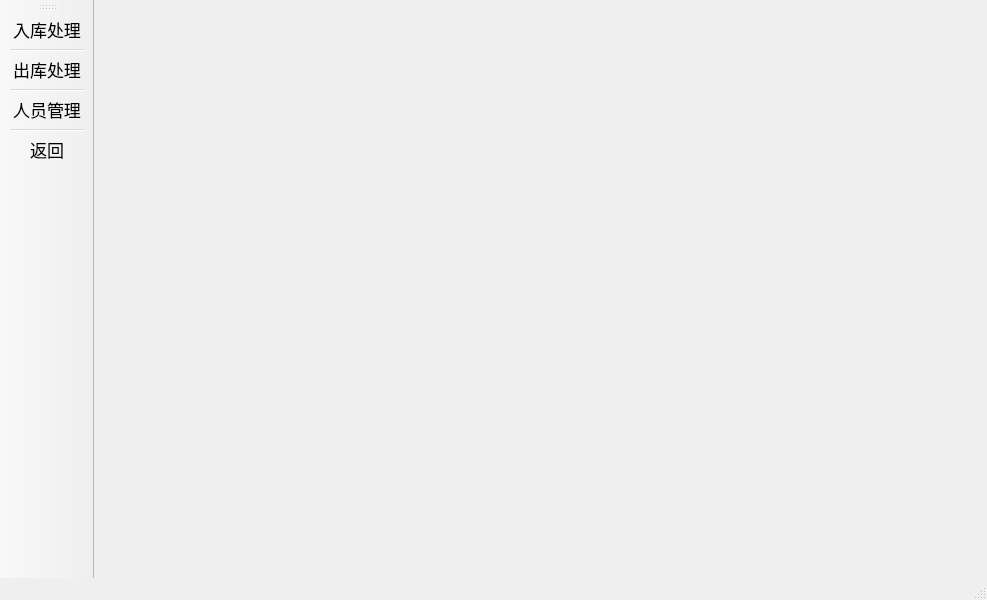
<?xml version="1.0" encoding="UTF-8"?>
<ui version="4.0">
 <class>AdminMainWindow</class>
 <widget class="QMainWindow" name="AdminMainWindow">
  <property name="geometry">
   <rect>
    <x>0</x>
    <y>0</y>
    <width>987</width>
    <height>600</height>
   </rect>
  </property>
  <property name="windowTitle">
   <string>MainWindow</string>
  </property>
  <widget class="QWidget" name="centralwidget">
   <layout class="QGridLayout" name="gridLayout">
    <item row="0" column="0">
     <widget class="QWidget" name="widget" native="true">
      <property name="sizePolicy">
       <sizepolicy hsizetype="Expanding" vsizetype="Expanding">
        <horstretch>0</horstretch>
        <verstretch>0</verstretch>
       </sizepolicy>
      </property>
     </widget>
    </item>
   </layout>
  </widget>
  <widget class="QStatusBar" name="statusbar"/>
  <widget class="QToolBar" name="toolBar">
   <property name="windowTitle">
    <string>toolBar</string>
   </property>
   <attribute name="toolBarArea">
    <enum>LeftToolBarArea</enum>
   </attribute>
   <attribute name="toolBarBreak">
    <bool>false</bool>
   </attribute>
   <addaction name="actionDealInorder"/>
   <addaction name="separator"/>
   <addaction name="actionDealOutorder"/>
   <addaction name="separator"/>
   <addaction name="actionManageStaff"/>
   <addaction name="separator"/>
   <addaction name="actionBack"/>
  </widget>
  <action name="actionDealInorder">
   <property name="text">
    <string>入库处理</string>
   </property>
   <property name="font">
    <font>
     <pointsize>13</pointsize>
    </font>
   </property>
  </action>
  <action name="actionDealOutorder">
   <property name="text">
    <string>出库处理</string>
   </property>
   <property name="font">
    <font>
     <pointsize>13</pointsize>
    </font>
   </property>
  </action>
  <action name="actionBack">
   <property name="text">
    <string>返回</string>
   </property>
   <property name="font">
    <font>
     <pointsize>13</pointsize>
    </font>
   </property>
  </action>
  <action name="actionManageStaff">
   <property name="text">
    <string>人员管理</string>
   </property>
   <property name="font">
    <font>
     <pointsize>13</pointsize>
    </font>
   </property>
  </action>
 </widget>
 <resources/>
 <connections/>
</ui>
